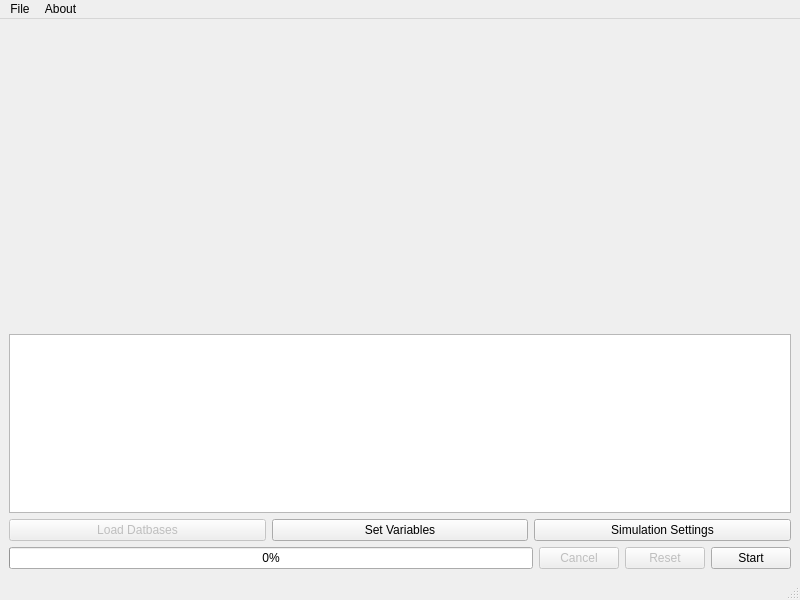
<?xml version="1.0" encoding="UTF-8"?>
<ui version="4.0">
 <class>MainWindow</class>
 <widget class="QMainWindow" name="MainWindow">
  <property name="geometry">
   <rect>
    <x>0</x>
    <y>0</y>
    <width>800</width>
    <height>600</height>
   </rect>
  </property>
  <property name="windowTitle">
   <string>OpenThrust</string>
  </property>
  <property name="windowIcon">
   <iconset>
    <normaloff>logo.png</normaloff>logo.png</iconset>
  </property>
  <widget class="QWidget" name="centralwidget">
   <layout class="QVBoxLayout" name="verticalLayout_3">
    <item>
     <layout class="QVBoxLayout" name="mainVerticalLayout">
      <item>
       <widget class="QWidget" name="widget" native="true">
        <property name="minimumSize">
         <size>
          <width>450</width>
          <height>300</height>
         </size>
        </property>
       </widget>
      </item>
      <item>
       <layout class="QVBoxLayout" name="verticalLayoutVariablesConsole">
        <item>
         <widget class="QTextBrowser" name="textBrowser">
          <property name="enabled">
           <bool>true</bool>
          </property>
          <property name="maximumSize">
           <size>
            <width>16777215</width>
            <height>1677215</height>
           </size>
          </property>
          <property name="html">
           <string>&lt;!DOCTYPE HTML PUBLIC &quot;-//W3C//DTD HTML 4.0//EN&quot; &quot;http://www.w3.org/TR/REC-html40/strict.dtd&quot;&gt;
&lt;html&gt;&lt;head&gt;&lt;meta name=&quot;qrichtext&quot; content=&quot;1&quot; /&gt;&lt;style type=&quot;text/css&quot;&gt;
p, li { white-space: pre-wrap; }
&lt;/style&gt;&lt;/head&gt;&lt;body style=&quot; font-family:'Sans Serif'; font-size:9pt; font-weight:400; font-style:normal;&quot;&gt;
&lt;p style=&quot;-qt-paragraph-type:empty; margin-top:0px; margin-bottom:0px; margin-left:0px; margin-right:0px; -qt-block-indent:0; text-indent:0px;&quot;&gt;&lt;br /&gt;&lt;/p&gt;&lt;/body&gt;&lt;/html&gt;</string>
          </property>
         </widget>
        </item>
        <item>
         <layout class="QHBoxLayout" name="horizontalLayoutSettings">
          <item>
           <widget class="QPushButton" name="loadDatabasesButton">
            <property name="enabled">
             <bool>false</bool>
            </property>
            <property name="text">
             <string>Load Datbases</string>
            </property>
           </widget>
          </item>
          <item>
           <widget class="QPushButton" name="setVariablesButton">
            <property name="text">
             <string>Set Variables</string>
            </property>
           </widget>
          </item>
          <item>
           <widget class="QPushButton" name="simSettingsButton">
            <property name="text">
             <string>Simulation Settings</string>
            </property>
           </widget>
          </item>
         </layout>
        </item>
       </layout>
      </item>
      <item>
       <layout class="QHBoxLayout" name="horizontalLayoutGraphics"/>
      </item>
      <item>
       <layout class="QHBoxLayout" name="horizontalLayoutProgress">
        <item>
         <widget class="QProgressBar" name="progressBar">
          <property name="value">
           <number>0</number>
          </property>
         </widget>
        </item>
        <item>
         <widget class="QPushButton" name="cancelButton">
          <property name="enabled">
           <bool>false</bool>
          </property>
          <property name="text">
           <string>Cancel</string>
          </property>
         </widget>
        </item>
        <item>
         <widget class="QPushButton" name="resetButton">
          <property name="enabled">
           <bool>false</bool>
          </property>
          <property name="text">
           <string>Reset</string>
          </property>
         </widget>
        </item>
        <item>
         <widget class="QPushButton" name="startButton">
          <property name="text">
           <string>Start</string>
          </property>
         </widget>
        </item>
       </layout>
      </item>
     </layout>
    </item>
   </layout>
  </widget>
  <widget class="QMenuBar" name="menubar">
   <property name="geometry">
    <rect>
     <x>0</x>
     <y>0</y>
     <width>800</width>
     <height>20</height>
    </rect>
   </property>
   <widget class="QMenu" name="menuFile">
    <property name="title">
     <string>File</string>
    </property>
    <addaction name="actionLoad_Databases"/>
    <addaction name="actionSet_Variables"/>
   </widget>
   <widget class="QMenu" name="menuAbout">
    <property name="title">
     <string>About</string>
    </property>
    <addaction name="actionGitHub"/>
    <addaction name="actionTeam_Site"/>
   </widget>
   <addaction name="menuFile"/>
   <addaction name="menuAbout"/>
  </widget>
  <widget class="QStatusBar" name="statusbar"/>
  <action name="actionGitHub">
   <property name="text">
    <string>GitHub</string>
   </property>
  </action>
  <action name="actionTeam_Site">
   <property name="text">
    <string>Team Site</string>
   </property>
  </action>
  <action name="actionAbout">
   <property name="text">
    <string>About</string>
   </property>
  </action>
  <action name="actionLoad_Settings">
   <property name="text">
    <string>Load Settings</string>
   </property>
  </action>
  <action name="actionSave_Settings">
   <property name="text">
    <string>Save Settings</string>
   </property>
  </action>
  <action name="actionLoad_Databases">
   <property name="enabled">
    <bool>false</bool>
   </property>
   <property name="text">
    <string>Load Databases</string>
   </property>
  </action>
  <action name="actionSet_Variables">
   <property name="text">
    <string>Set Variables</string>
   </property>
  </action>
 </widget>
 <resources/>
 <connections/>
 <designerdata>
  <property name="gridDeltaX">
   <number>10</number>
  </property>
  <property name="gridDeltaY">
   <number>10</number>
  </property>
  <property name="gridSnapX">
   <bool>true</bool>
  </property>
  <property name="gridSnapY">
   <bool>true</bool>
  </property>
  <property name="gridVisible">
   <bool>true</bool>
  </property>
 </designerdata>
</ui>
